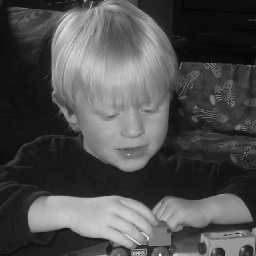
%> input picture cs470/original_images/engineer.png, 256 x 256 px
$ octave assignment1_part1starter.m   (GNU Octave 9; MATLAB toolbox functions it lacks are replaced by stand-ins)
%> lines starting %> are read from the running program, lines starting %| are printed output that depends on the picture; long printed decimals are rounded
%% Load image
%Example image filenames below are among the images shown in textbook (Alasdair McAndrew).
%You need to add them to the path using Set Path option from the main Matlab window

filename = 'engineer.png';
%filename = 'cameraman.png';
%filename = 'bergen.jpg';

L = 256; %Number of gray-levels we will be dealing with

% TODO: Read the image and store into variable img
img = imread(filename);
%> img is the input picture: size 256x256 uint8; min 6, max 252, mean 78.5
figure, imshow(img)
%% Home-grown histogram: Create a histogram without using Matlab's toolbox
% mat = Initialize a vector of size L (because there are L gray-values) to all zeros. This will subsequently store the histogram.
mat = zeros(L,1);
%Loop over the pixels in image.
%Note: size(img) returns width and height of the image

%TODO: Enter code here
[w, h] = size(img);
%> w = 256; h = 256
%loop index i iterates over rows
for i = 1:w
   %loop index j iterates over columns
   for j = 1:h
          gray = img(i,j); %value between 0 and 255
          %Now, increment mat for the grayvalue "gray"
          %While incrementing, keep in mind that index of matrices in
          %Matlab starts from 1 but gray value can be 0. Secondly, if img is
          %of type uint8, then it can't store values above 255.
          %TODO: Enter code here
          gray = double(gray) + 1;
          mat(gray) = mat(gray) + 1;
    %end loop columns
   end
%end loop rows
end
%> after the loop, mat = 256 values, max 1375 at index 24, min 0 at index 1, mean 256

%
hist = imhist(img); %Matlab's implementation of histogram
%> hist has the same summary as mat
%Compare with matlab's implementation..they should be exactly same.
%TODO: Run and check output for all the different filenames in first section above - they all should return 0
fprintf('Diff hist = %d\n',sum(sum(abs(double(hist) - double(mat)))));
%| Diff hist = 0

%If not same, why? Debug by storing the difference (hist-mat) in a
%variable and checking where they are different


%% Home-grown cumulative histogram: Create a cumulative histogram without using Matlab's toolbox
matc = zeros(L, 1); %Initialize a vector of size L (because there are L gray-values). This will store the cumulative histogram.

%Recall, Histogram is stored in variable mat.
%Use the formula of cumulative histogram to update matc. c_{i+1} = c_{i} + n_i+1
matc(1)=mat(1);
%TODO: Enter code here
[s, ~] = size(mat);
%> s = 256
for i = 1:s-1
    matc(i+1) = matc(i) + mat(i+1);
end
%> after the loop, matc = 256 values from 0 to 65536

histc = cumsum(hist); %Compare with matlab's implementation.. are they exactly same? They should be...
%> histc = 256 values from 0 to 65536
fprintf('Diff cumulative hist = %d\n',sum(sum(abs(double(histc) - double(matc)))));
%| Diff cumulative hist = 0


%% Home-grown histogram equalization: Perform histogram equalization without using Matlab's toolbox
map = zeros(L,1,'uint8'); %This will store the transformation. Specifying the type uint8 ensures that the transform doesn't go out of bounds [0, 255]

%n = Total number of pixels
n = size(img,1)*size(img,2);
%> n = 65536

%Apply formula matc(i)*(L-1)/n to populate the values in map.
%TODO: Enter code here

%map = uint8(matc * ((L - 1)/n));
%map = uint8((matc/n) * (L - 1));
[sr, ~] = size(map);
for i=1:sr
    map(i) = matc(i)*(L-1)/n;
end
%> after the loop, map = 256 values from 0 to 255

%Apply the map to the image (i.e. Transform the pixels in img based on the transformation stored in map).
%Section 4.4 of the textbook shows a compact syntax for doing this: matEq = map(img)
%But what should be really  provided as the parameter? Recall that img is of type uint8. And Matlab's indexing begins from 1 (not 0)
%TODO: FIX code in the next line
matEq = map(double(img) + 1);
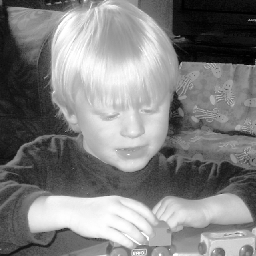
%> matEq: size 256x256 uint8; min 0, max 255, mean 128.6

%Compare with matlab's implementation.
%Default implementation of histeq outputs 64 discrete graylevels (from Matlab help). But our home-grown version uses 256.
%TODO: FIX the code in the next line so that histeq used 256 discrete graylevels
[imEq, mapEq] = histeq(img, 256);
%> mapEq = 256 values from 0 to 1

%Show both equalized images next to each other
figure, imshowpair(matEq, imEq, 'montage');
%> after `imshowpair(matEq, imEq, 'montage')`:
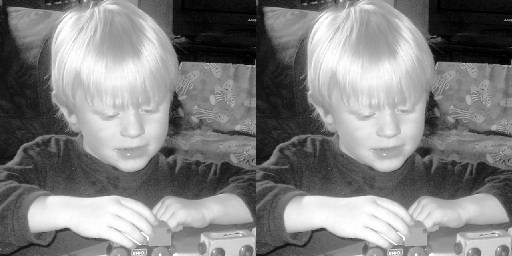
%> displayed picture: size 256x512, on the screen's scale of 0 to 255; min 0, max 255, mean 128.4

%Because Matlab uses a slightly different algorithm, the difference per
%pixel (see below) will not be zero but a very small value
fprintf('Diff between homegrown and matlab implementation (per pixel) for file %s = %f\n',filename, sum(sum(abs(double(imEq) - double(matEq))))/n);
%| Diff between homegrown and matlab implementation (per pixel) for file engineer.png = 0.4948

$ run again, with cs470/original_images/bergen.jpg saved as cs470/original_images/engineer.png
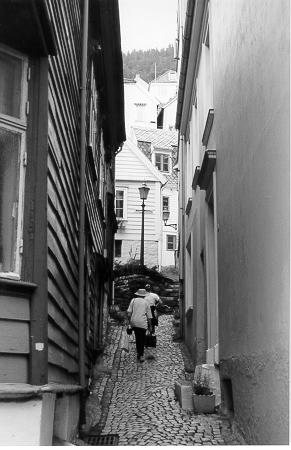
%> input picture cs470/original_images/bergen.jpg, 291 x 450 px
%> img is the input picture: size 450x291 uint8; min 0, max 255, mean 114.8
%> after the loop `for i = 1:w`: mat = 256 values, max 1253 at index 256, min 73 at index 2, mean 511.5
%> hist has the same summary as mat
%| Diff hist = 0
%> s = 256
%> after the loop `for i = 1:s-1`: matc = 256 values from 176 to 130950
%| Diff cumulative hist = 0
%> after the loop `for i=1:sr`: map = 256 values from 0 to 255
%> `matEq = map(double(img) + 1);`:
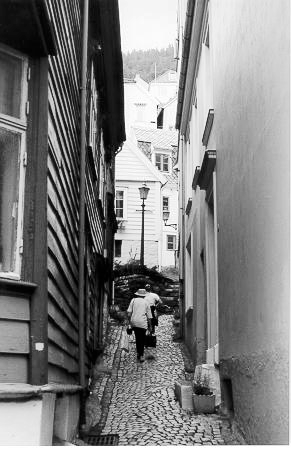
%> matEq: size 450x291 uint8; min 0, max 255, mean 128.1
%> mapEq = 256 values from 0 to 1
%> `imshowpair(matEq, imEq, 'montage')`:
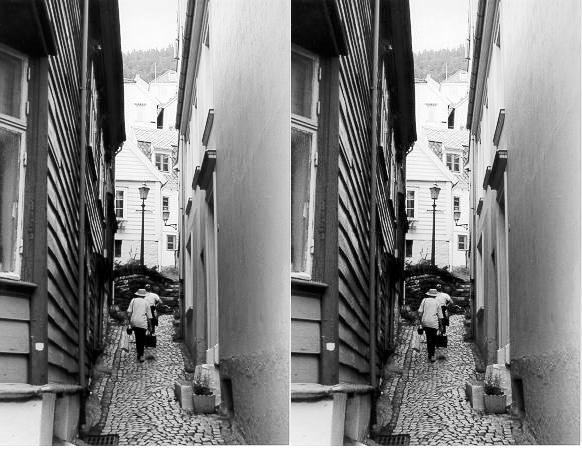
%> displayed picture: size 450x582, on the screen's scale of 0 to 255; min 0, max 255, mean 127.8
%| Diff between homegrown and matlab implementation (per pixel) for file engineer.png = 0.4997
